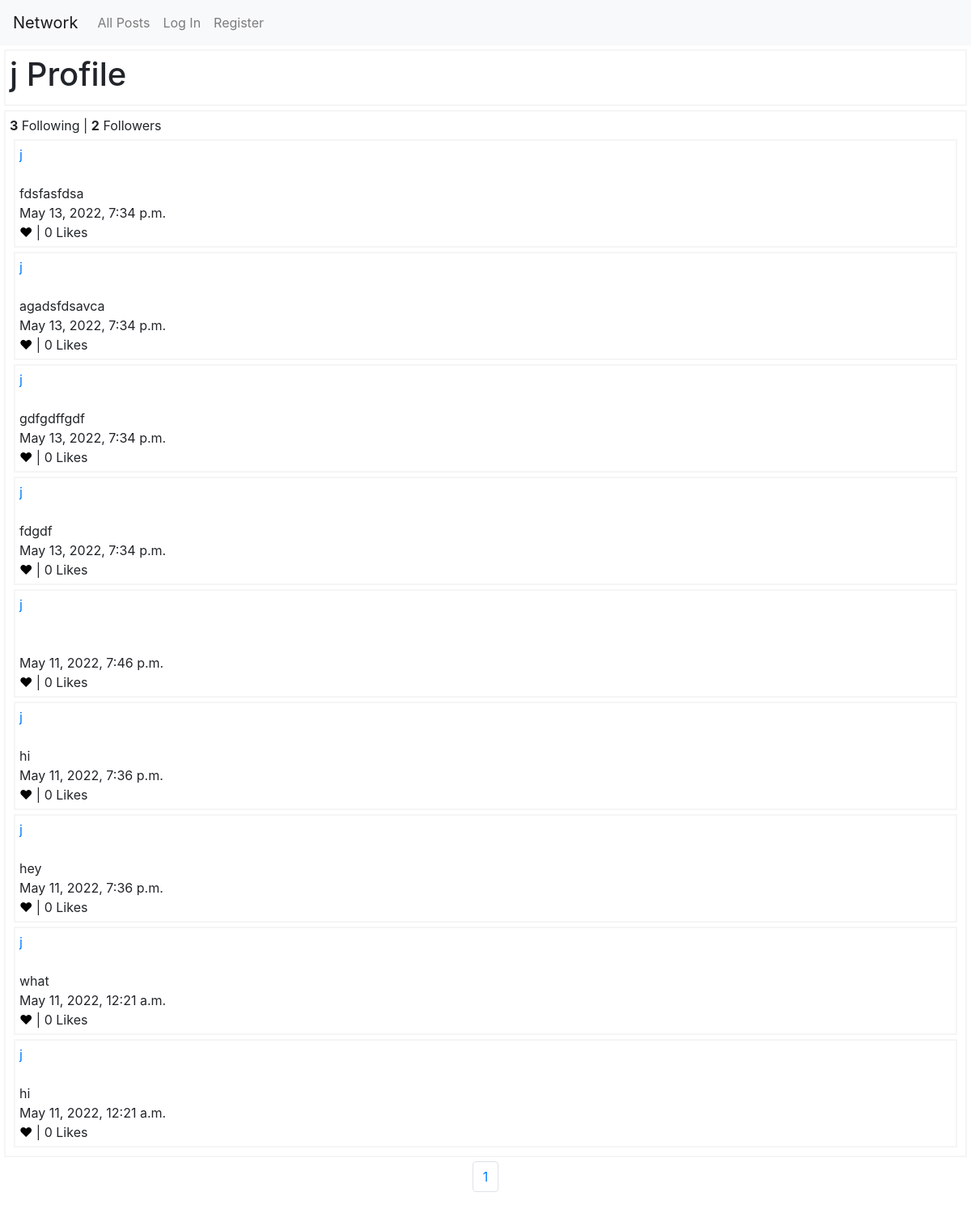
The page /user/1 on the database as committed earlier.
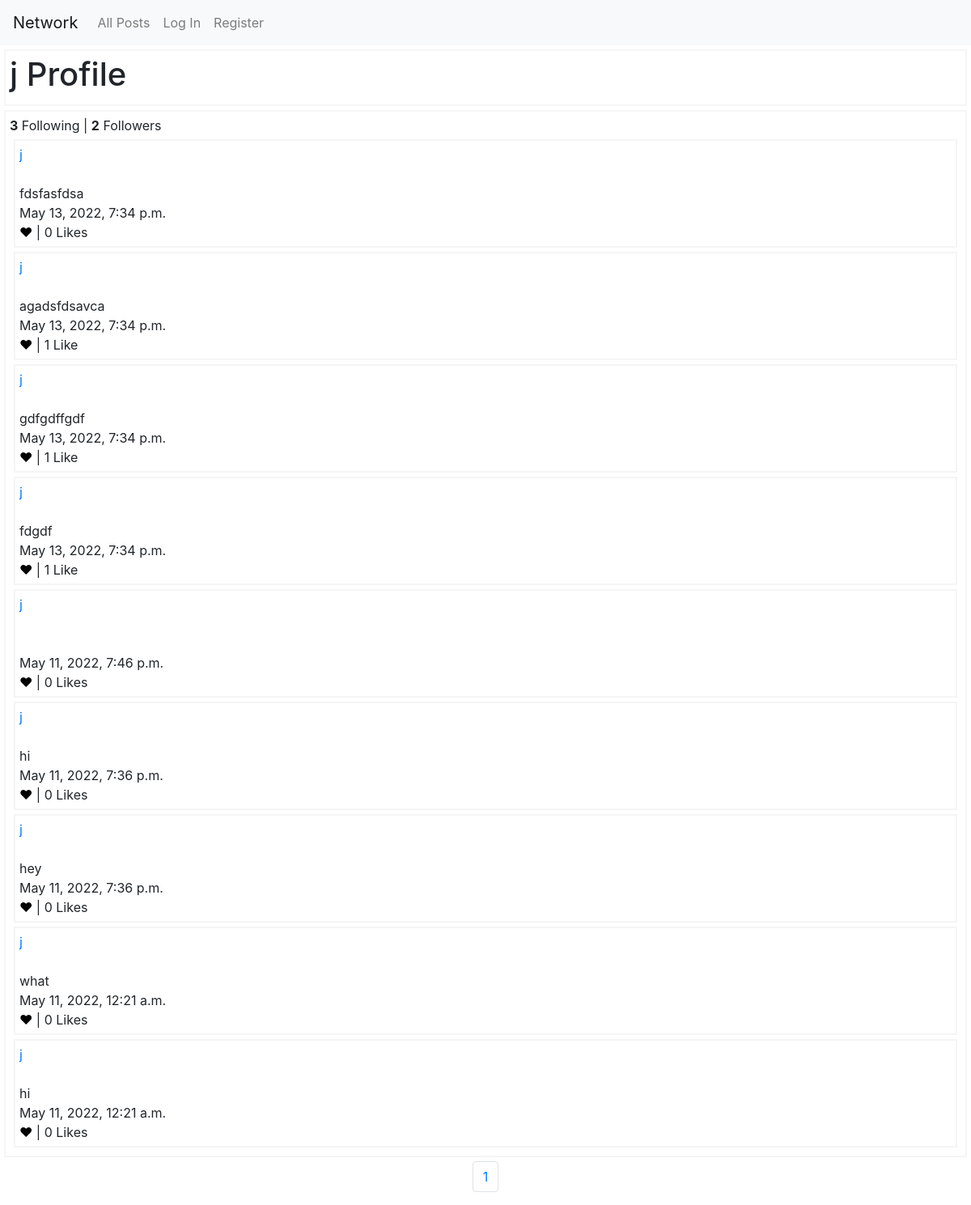
The same page on the database as committed later.
### network/models.py (models this page shows)
class Posts(models.Model):
    content = models.TextField(max_length=280)
    user = models.ForeignKey(
        "User", on_delete=models.CASCADE, related_name="Posts")
    timestamp = models.DateTimeField(auto_now_add=True)
    likes = models.IntegerField()

class User(AbstractUser):
    pass

### network/views.py (the view)
# urls.py: path("user/<int:user>", views.user_details, name="user_details"),
def user_details(request, user):
    user_details = User.objects.filter(id=user)[0]
    username = user_details.username
    page = request.GET.get('page')
    all_posts = Posts.objects.filter(
        user=user).order_by('-timestamp')
    pag_posts = Paginator(all_posts, 10)
    posts = pag_posts.get_page(page)
    followers = Following.objects.filter(user=user).count()
    following = Following.objects.filter(follower=username).count()
    try:
        follows = Following.objects.filter(
            user=user, follower=request.user)[0].user
    except IndexError:
        follows = False
    if request.user.is_authenticated == False:
        likes = Likes.objects.filter(user=None)
    else:
        likes = Likes.objects.filter(user=request.user)
    user_likes = []
    for post in all_posts:
        for like in likes:
            if post.id == like.post.id:
                user_likes.append(post)
    return render(request, "network/user.html", {
        'posts': posts,
        'user_likes': user_likes,
        'likes': likes,
        "users_page": user_details,
        'follows': follows,
        "followers": followers,
        "following": following})

### network/templates/network/user.html (shortened to what this page needs)
{% extends "network/layout.html" %}
{% load static %}
{% block body %}
<div class="user-posts" id="user-profile-title">
    {%if users_page.id == request.user.id%}
    <h1> My Profile <h1>
            {%else%}
            <h1> {{users_page.username}} Profile <h1>
                    {% endif %}
</div>
<div class="user-posts" id="user-profile">
    <strong>{{following}}</strong> Following | <strong>{{followers}}</strong> Followers<br>
    {% for post in posts%}
    <div class="user-posts" id="{{post.id}}">
        <a href="{% url 'user_details' post.user.id %}">{{post.user}}</a><br>
        <br>
        <span id="{{post.id}}-content">{{post.content}}</span> <br>
        {{post.timestamp}}<br>
        <div class='btn-liked-unliked'>
            {%if post in user_likes%}
            <span id="btn-liked-{{post}}" onclick="likeUnlike(this.id, {{post.id}})" style="color:red;">&hearts;</span>
            |
            {%else%}
            <span id="btn-unliked-{{post}}" onclick="likeUnlike(this.id, {{post.id}})"
                style="color:black;">&hearts;</span> |
            {%endif%}
            {%if post.likes == 1%}
            <span id="like-count-{{post.id}}"> {{post.likes}} Like </span>
            {%else%}
            <span id="like-count-{{post.id}}">{{post.likes}} Likes </span>
            {%endif%}
        </div>
    </div>
    {% endfor %}
</div>
<nav aria-label="..." class="user-post-paginator">
    <ul class="pagination justify-content-center">
        {% for i in posts.paginator.page_range%}
        <li class="page-item"><a class="page-link" href="?page={{i}}">{{i}}</a></li>
        {%endfor%}
    </ul>
</nav>
{% endblock %}

Rows that differ between the two databases and show on the page:
changed Posts "agadsfdsavca": likes "0" → "1"; likes "Likes" → "Like"
changed Posts "gdfgdffgdf": likes "0" → "1"; likes "Likes" → "Like"
changed Posts "fdgdf": likes "0" → "1"; likes "Likes" → "Like"
